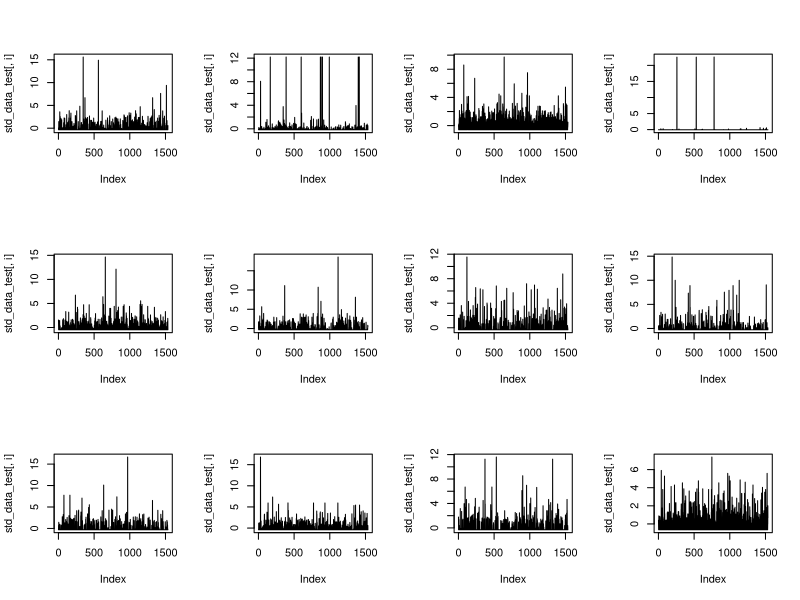
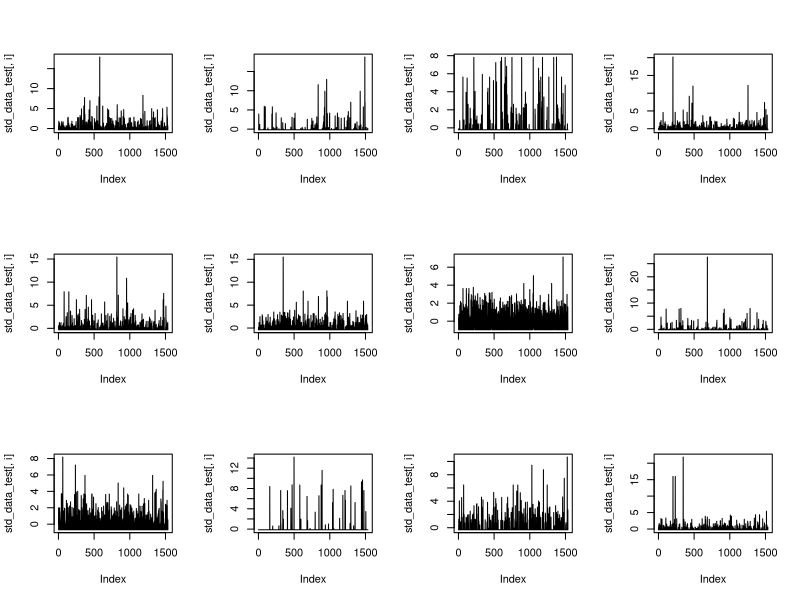
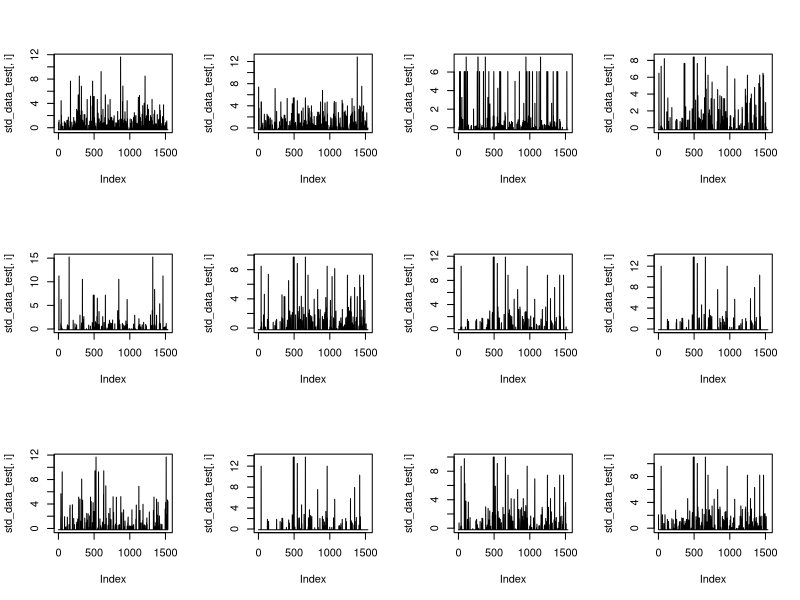
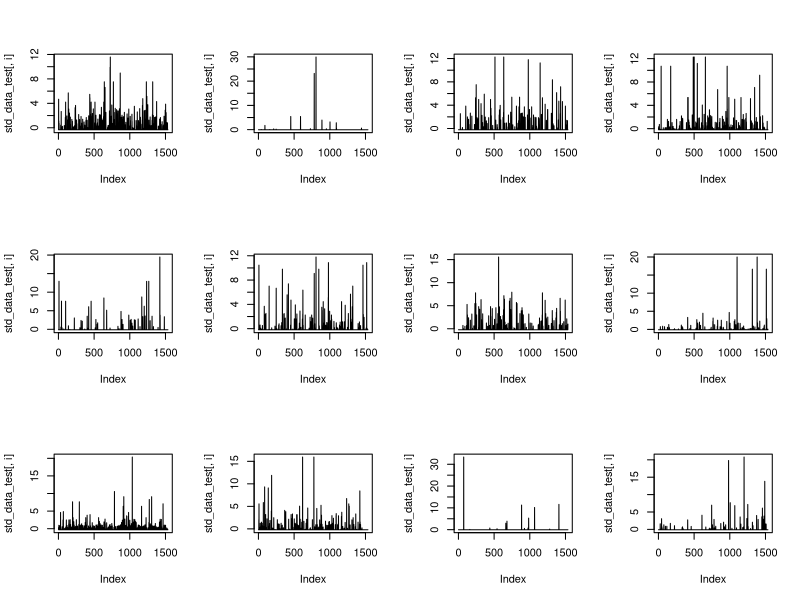
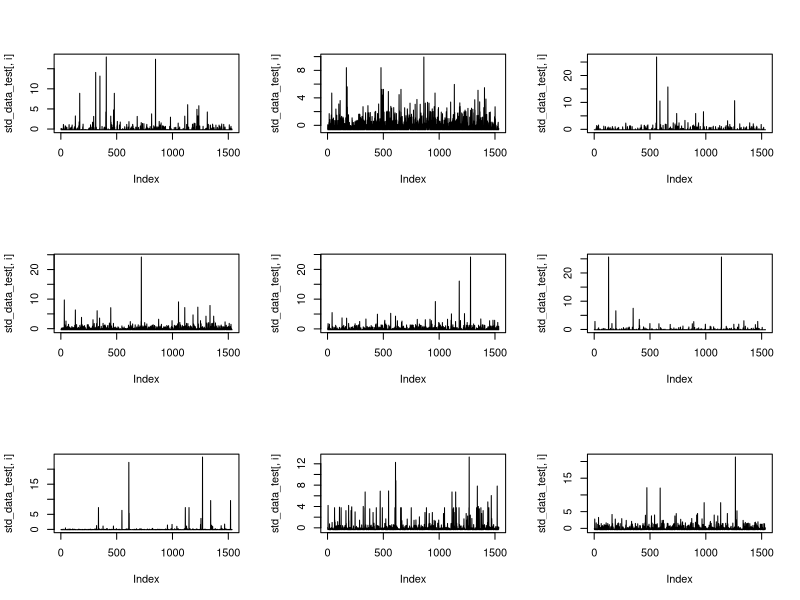
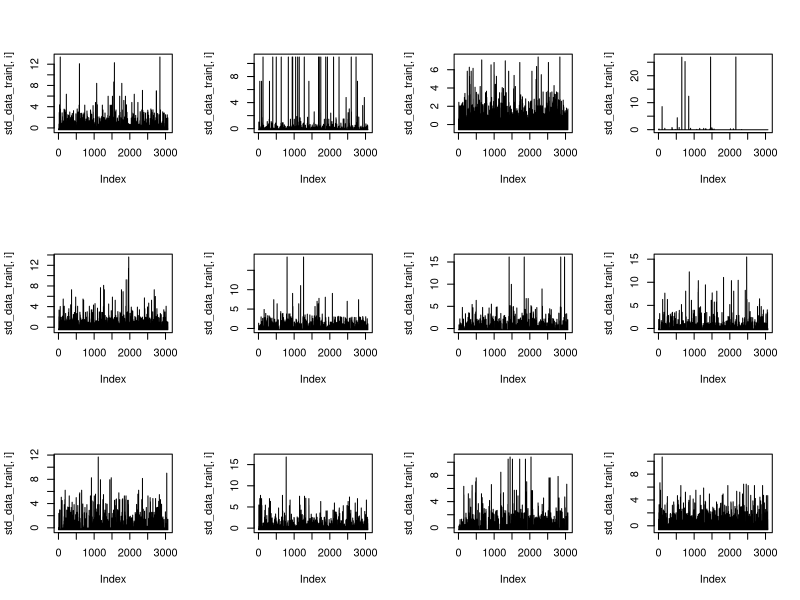
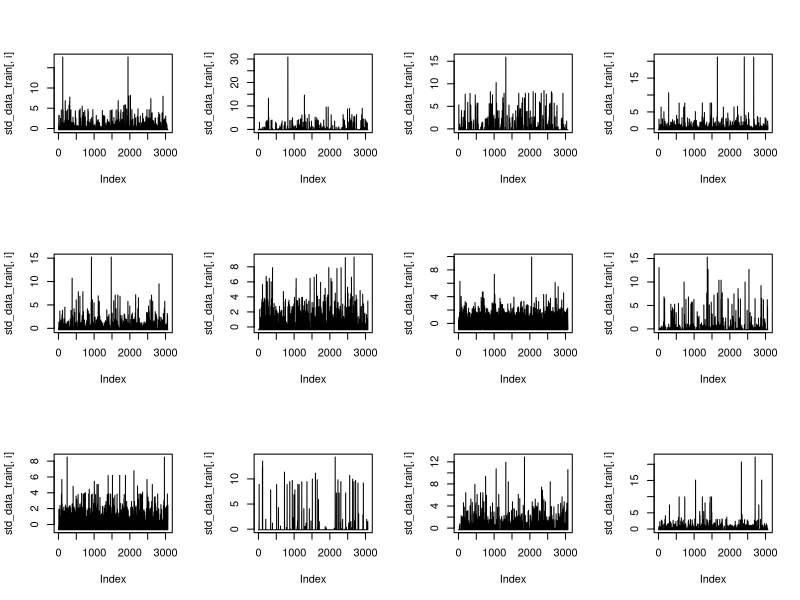
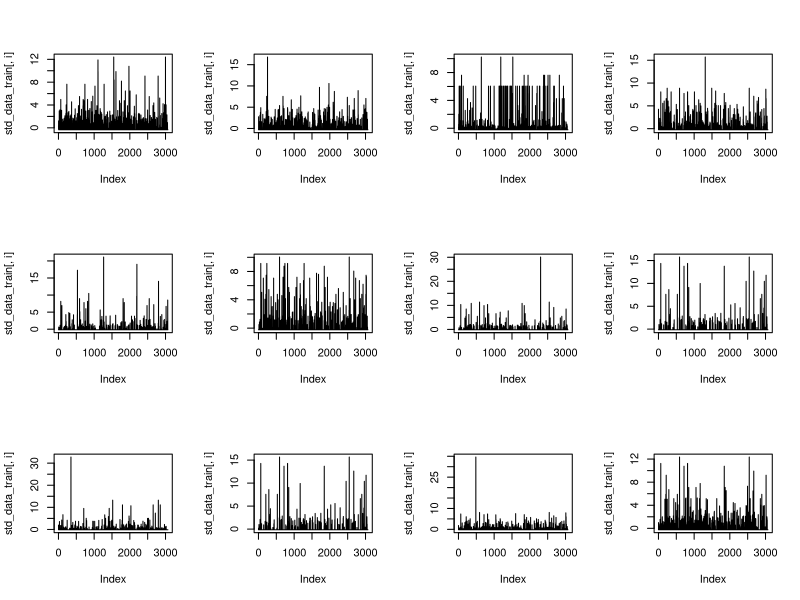

The R script that drew these images, in order:
## ---- chunk 1
knitr::opts_chunk$set(echo = TRUE)
## ---- chunk 2
data_train=read.table("spam-train.txt",header = FALSE,sep=",")
data_test=read.table("spam-test.txt",header = FALSE,sep=",")
## ---- chunk 3
std_data_train = data_train
std_data_train[c(1:57)] = scale(std_data_train[c(1:57)])

std_data_test = data_test
std_data_test[c(1:57)] = scale(std_data_test[c(1:57)])
#testing the data for mean with colMeans() and apply(,2,sd)
## ---- chunk 4
log_data_test = data_test
for(i in 1:1534){
  for(j in 1:57){
    log_data_test[i,j] = log(log_data_test[i,j]+1)
  }
}

log_data_train = data_train
for(i in 1:1534){
  for(j in 1:57){
    log_data_train[i,j] = log(log_data_train[i,j]+1)
  }
}
## ---- chunk 5
data_train_dis=data.matrix(data_train)
data_train_dis[,-58]=0+(data_train_dis[,-58]>0)
data_train_dis <- as.data.frame(data_train_dis)

data_test_dis=data.matrix(data_test)
data_test_dis[,-58]=0+(data_test_dis[,-58]>0)
data_test_dis <- as.data.frame(data_test_dis)
## ---- chunk 6
par(mfrow=c(3,4))
for(i in 1:12){
  plot(std_data_test[,i], type = 'l')
}
## ---- chunk 7
par(mfrow=c(3,4))
for(i in 13:24){
  plot(std_data_test[,i], type = 'l')
}
par(mfrow=c(3,4))
for(i in 25:36){
  plot(std_data_test[,i], type = 'l')
}
par(mfrow=c(3,4))
for(i in 37:48){
  plot(std_data_test[,i], type = 'l')
}
par(mfrow=c(3,3))
for(i in 49:57){
  plot(std_data_test[,i], type = 'l')
}
## ---- chunk 8
par(mfrow=c(3,4))
for(i in 1:12){
  plot(std_data_train[,i], type = 'l')
}
## ---- chunk 9
par(mfrow=c(3,4))
for(i in 13:24){
  plot(std_data_train[,i], type = 'l')
}
par(mfrow=c(3,4))
for(i in 25:36){
  plot(std_data_train[,i], type = 'l')
}
par(mfrow=c(3,4))
for(i in 37:48){
  plot(std_data_train[,i], type = 'l')
}
par(mfrow=c(3,3))
for(i in 49:57){
  plot(std_data_train[,i], type = 'l')
}
## ---- chunk 10
par(mfrow=c(3,4))
for(i in 1:12){
  plot(log_data_test[,i], type = 'l')
}
## ---- chunk 11
par(mfrow=c(3,4))
for(i in 13:24){
  plot(log_data_test[,i], type = 'l')
}
par(mfrow=c(3,4))
for(i in 25:36){
  plot(log_data_test[,i], type = 'l')
}
par(mfrow=c(3,4))
for(i in 37:48){
  plot(log_data_test[,i], type = 'l')
}
par(mfrow=c(3,3))
for(i in 49:57){
  plot(log_data_test[,i], type = 'l')
}
## ---- chunk 12
par(mfrow=c(3,4))
for(i in 1:12){
  plot(log_data_train[,i], type = 'l')
}
## ---- chunk 13
par(mfrow=c(3,4))
for(i in 13:24){
  plot(log_data_train[,i], type = 'l')
}
par(mfrow=c(3,4))
for(i in 25:36){
  plot(log_data_train[,i], type = 'l')
}
par(mfrow=c(3,4))
for(i in 37:48){
  plot(log_data_train[,i], type = 'l')
}
par(mfrow=c(3,3))
for(i in 49:57){
  plot(log_data_train[,i], type = 'l')
}
## ---- chunk 14
par(mfrow=c(3,4))
for(i in 1:12){
  plot(data_test_dis[,i], type = 'l')
}
## ---- chunk 15
par(mfrow=c(3,4))
for(i in 13:24){
  plot(data_test_dis[,i], type = 'l')
}
par(mfrow=c(3,4))
for(i in 25:36){
  plot(data_test_dis[,i], type = 'l')
}
par(mfrow=c(3,4))
for(i in 37:48){
  plot(data_test_dis[,i], type = 'l')
}
par(mfrow=c(3,3))
for(i in 49:57){
  plot(data_test_dis[,i], type = 'l')
}
## ---- chunk 16
par(mfrow=c(3,4))
for(i in 1:12){
  plot(data_train_dis[,i], type = 'l')
}
## ---- chunk 17
par(mfrow=c(3,4))
for(i in 13:24){
  plot(data_train_dis[,i], type = 'l')
}
par(mfrow=c(3,4))
for(i in 25:36){
  plot(data_train_dis[,i], type = 'l')
}
par(mfrow=c(3,4))
for(i in 37:48){
  plot(data_train_dis[,i], type = 'l')
}
par(mfrow=c(3,3))
for(i in 49:57){
  plot(data_train_dis[,i], type = 'l')
}
## ---- chunk 18
# generalized linear model
glm.fits_1 <- glm(V58 ~ ., data = std_data_train, family = binomial)
                        # store the results of linear regression
#summary(glm.fits_1)
## ---- chunk 19
# adjust the p-values using the BH procedure
p_val_1 <- summary(glm.fits_1)$coef[, "Pr(>|z|)"]
p_BH_1 <- p.adjust(p_val_1, method = "BH")
p_BH_1 <- p_BH_1[-1]
## ---- chunk 20
# fit the logistic regression model on the training dataset
glm.probs_train_1 <- predict(glm.fits_1, std_data_train, type = "response")
        # this gives a vector with numbers between 0 and 1
glm.pred_train_1 <- rep(0, dim(std_data_train)[1])
glm.pred_train_1[glm.probs_train_1 >= 0.5] = 1
        # now we have a vector with only "1(spam)" and "0(no-spam)"

# error rate on training data set
mean(glm.pred_train_1 != std_data_train$V58) 
## ---- chunk 21
# fit the logistic regression model on the testing dataset
glm.probs_test_1 <- predict(glm.fits_1, std_data_test, type = "response")
        # this gives a vector with numbers between 0 and 1
glm.pred_test_1 <- rep(0, dim(std_data_test)[1])
glm.pred_test_1[glm.probs_test_1 >= 0.5] = 1
        # now we have a vector with only "1(spam)" and "0(no-spam)"

# error rate on testing data set
mean(glm.pred_test_1 != std_data_test$V58)
## ---- chunk 22
# generalized linear model
glm.fits_2 <- glm(V58 ~ ., data = log_data_train, family = binomial)
                        # store the results of linear regression
#summary(glm.fits_2)

# adjust the p-values using the BH procedure
p_val_2 <- summary(glm.fits_2)$coef[, "Pr(>|z|)"]
p_BH_2 <- p.adjust(p_val_2, method = "BH")
p_BH_2 <- p_BH_2[-1]
## ---- chunk 23
# fit the logistic regression model on the training dataset
glm.probs_train_2 <- predict(glm.fits_2, log_data_train, type = "response")
        # this gives a vector with numbers between 0 and 1
glm.pred_train_2 <- rep(0, dim(log_data_train)[1])
glm.pred_train_2[glm.probs_train_2 >= 0.5] = 1
        # now we have a vector with only "1(spam)" and "0(no-spam)"

# error rate on training data set
mean(glm.pred_train_2 != log_data_train$V58) 
## ---- chunk 24
# fit the logistic regression model on the testing dataset
glm.probs_test_2 <- predict(glm.fits_2, log_data_test, type = "response")
        # this gives a vector with numbers between 0 and 1
glm.pred_test_2 <- rep(0, dim(log_data_test)[1])
glm.pred_test_2[glm.probs_test_2 >= 0.5] = 1
        # now we have a vector with only "1(spam)" and "0(no-spam)"

# error rate on testing data set
mean(glm.pred_test_2 != log_data_test$V58)
## ---- chunk 25
# generalized linear model
glm.fits_3 <- glm(V58 ~ ., data = data_train_dis, family = binomial)
                        # store the results of linear regression
#summary(glm.fits_3)

# adjust the p-values using the BH procedure
p_val_3 <- summary(glm.fits_3)$coef[, "Pr(>|z|)"]
p_BH_3 <- p.adjust(p_val_3, method = "BH")
p_BH_3 <- p_BH_3[-1]
## ---- chunk 26
# fit the logistic regression model on the training dataset
glm.probs_train_3 <- predict(glm.fits_3, data_train_dis, type = "response")
        # this gives a vector with numbers between 0 and 1
glm.pred_train_3 <- rep(0, dim(data_train_dis)[1])
glm.pred_train_3[glm.probs_train_3 >= 0.5] = 1
        # now we have a vector with only "1(spam)" and "0(no-spam)"

# error rate on training data set
mean(glm.pred_train_3 != data_train_dis$V58) 
## ---- chunk 27
# fit the logistic regression model on the testing dataset
glm.probs_test_3 <- predict(glm.fits_3, data_test_dis, type = "response")
        # this gives a vector with numbers between 0 and 1
glm.pred_test_3 <- rep(0, dim(data_test_dis)[1])
glm.pred_test_3[glm.probs_test_3 >= 0.5] = 1
        # now we have a vector with only "1(spam)" and "0(no-spam)"

# error rate on testing data set
mean(glm.pred_test_3 != data_test_dis$V58)
## ---- chunk 28
library(MASS)

# Generate Linear Discriminant Analysis Classifier
lda.fit_1 <- lda(V58 ~ ., data = std_data_train)

#Generate Quadratic Discriminant Analysis Classifier
qda.fit_1 <- qda(V58 ~ ., data = std_data_train)  

# apply the LDA and QDA classifier to the training dataset
lda.prep_train_1 <- predict(lda.fit_1, std_data_train)
lda.class_train_1 <- lda.prep_train_1$class 

qda.prep_train_1 <- predict(qda.fit_1, std_data_train)
qda.class_train_1 <- qda.prep_train_1$class

# training error rate
mean(lda.class_train_1 != std_data_train$V58) # LDA
mean(qda.class_train_1 != std_data_train$V58) # QDA
## ---- chunk 29
# apply the LDA and QDA classifier to the testing dataset
lda.prep_test_1 <- predict(lda.fit_1, std_data_test)
lda.class_test_1 <- lda.prep_test_1$class 

qda.prep_test_1 <- predict(qda.fit_1, std_data_test)
qda.class_test_1 <- qda.prep_test_1$class

# testing error rate
mean(lda.class_test_1 != std_data_test$V58)
mean(qda.class_test_1 != std_data_test$V58)
## ---- chunk 30
# Generate Linear Discriminant Analysis Classifier
lda.fit_2 <- lda(V58 ~ ., data = log_data_train)

#Generate Quadratic Discriminant Analysis Classifier
qda.fit_2 <- qda(V58 ~ ., data = log_data_train)  

# apply the LDA and QDA classifier to the training dataset
lda.prep_train_2 <- predict(lda.fit_2, log_data_train)
lda.class_train_2 <- lda.prep_train_2$class 

qda.prep_train_2 <- predict(qda.fit_2, log_data_train)
qda.class_train_2 <- qda.prep_train_2$class

# training error rate
mean(lda.class_train_2 != log_data_train$V58) # LDA
mean(qda.class_train_2 != log_data_train$V58) # QDA
## ---- chunk 31
# apply the LDA and QDA classifier to the testing dataset
lda.prep_test_2 <- predict(lda.fit_2, log_data_test)
lda.class_test_2 <- lda.prep_test_2$class 

qda.prep_test_2 <- predict(qda.fit_2, log_data_test)
qda.class_test_2 <- qda.prep_test_2$class

# testing error rate
mean(lda.class_test_2 != log_data_test$V58)
mean(qda.class_test_2 != log_data_test$V58)
## ---- chunk 32
library(e1071)

svm_std_train <- std_data_train
svm_std_train[, 58] <- as.factor(svm_std_train[, 58])

svm_std_test <- std_data_test
svm_std_test[, 58] <- as.factor(svm_std_test[, 58])
## ---- chunk 33
# Fit a linear support vector classifier
svmfit.linear_1 <- svm(V58 ~ ., data = svm_std_train, 
                 kernel = "linear", cost = 0.5, scale=FALSE)

# apply the classifier to training dataset
pred.linear_train_1 <- predict(svmfit.linear_1, svm_std_train)

mean(pred.linear_train_1 != svm_std_train$V58) # training error rate

# apply the classifier to testing dataset
pred.linear_test_1 <- predict(svmfit.linear_1, svm_std_test)

mean(pred.linear_test_1 != svm_std_test$V58) # tesitng error rate
## ---- chunk 34
# Fit a support vector classifier with Gaussian kernel
svmfit.gaussian_1 <- svm(V58 ~ ., data = svm_std_train,
                         kernel="radial", gamma = 0.1, cost = 2)

# apply the classifier to training dataset
pred.gaussian_train_1 <- predict(svmfit.gaussian_1, svm_std_train)

mean(pred.gaussian_train_1 != svm_std_train$V58) # training error rate

# apply the classifier to testing dataset
pred.gaussian_test_1 <- predict(svmfit.gaussian_1, svm_std_test)

mean(pred.gaussian_test_1 != svm_std_test$V58) # testing error rate
## ---- chunk 35
# Fit a support vector classifier with Polynomial kernel SVM
svmfit.polynomial_1 <- svm(V58 ~ ., data = svm_std_train,
                         kernel="polynomial", degree = 1)
# apply the classifier to training dataset
pred.polynomial_train_1 <- predict(svmfit.polynomial_1, svm_std_train)

mean(pred.polynomial_train_1 != svm_std_train$V58) # training error rate

# apply the classifier to testing dataset
pred.polynomial_test_1 <- predict(svmfit.polynomial_1, svm_std_test)

mean(pred.polynomial_test_1 != svm_std_test$V58) # testing error rate
## ---- chunk 36
svm_log_train <- log_data_train
svm_log_train[, 58] <- as.factor(svm_log_train[, 58])

svm_log_test <- log_data_test
svm_log_test[, 58] <- as.factor(svm_log_test[, 58])
## ---- chunk 37
# Fit a linear support vector classifier
svmfit.linear_2 <- svm(V58 ~ ., data = svm_log_train, 
                 kernel = "linear", cost = 0.1, scale=FALSE)

# apply the classifier to training dataset
pred.linear_train_2 <- predict(svmfit.linear_2, svm_log_train)

mean(pred.linear_train_2 != svm_log_train$V58) # training error rate

# apply the classifier to testing dataset
pred.linear_test_2 <- predict(svmfit.linear_2, svm_log_test)

mean(pred.linear_test_2 != svm_log_test$V58) # tesitng error rate
## ---- chunk 38
# Fit a support vector classifier with Gaussian kernel
svmfit.gaussian_2 <- svm(V58 ~ ., data = svm_log_train,
                         kernel="radial", gamma = 0.01, cost = 0.1)

# apply the classifier to training dataset
pred.gaussian_train_2 <- predict(svmfit.gaussian_2, svm_log_train)

mean(pred.gaussian_train_2 != svm_log_train$V58) # training error rate

# apply the classifier to testing dataset
pred.gaussian_test_2 <- predict(svmfit.gaussian_2, svm_log_test)

mean(pred.gaussian_test_2 != svm_log_test$V58) # tesitng error rate
## ---- chunk 39
# Fit a support vector classifier with Polynomial kernel SVM
svmfit.polynomial_2 <- svm(V58 ~ ., data = svm_log_train,
                         kernel="polynomial", degree = 1)
# apply the classifier to training dataset
pred.polynomial_train_2 <- predict(svmfit.polynomial_2, svm_log_train)

mean(pred.polynomial_train_2 != svm_log_train$V58) # training error rate

# apply the classifier to testing dataset
pred.polynomial_test_2 <- predict(svmfit.polynomial_2, svm_log_test)

mean(pred.polynomial_test_2 != svm_log_test$V58) # testing error rate
## ---- chunk 40
svm_dis_train <- data_train_dis
svm_dis_train[, 58] <- as.factor(svm_dis_train[, 58])

svm_dis_test <- data_test_dis
svm_dis_test[, 58] <- as.factor(svm_dis_test[, 58])
## ---- chunk 41
# Fit a linear support vector classifier
svmfit.linear_3 <- svm(V58 ~ ., data = svm_dis_train, 
                 kernel = "linear", cost = 0.2, scale=FALSE)

# apply the classifier to training dataset
pred.linear_train_3 <- predict(svmfit.linear_3, svm_dis_train)

mean(pred.linear_train_3 != svm_dis_train$V58) # training error rate

# apply the classifier to testing dataset
pred.linear_test_3 <- predict(svmfit.linear_3, svm_dis_test)

mean(pred.linear_test_3 != svm_dis_test$V58) # tesitng error rate
## ---- chunk 42
# Fit a support vector classifier with Gaussian kernel
svmfit.gaussian_3 <- svm(V58 ~ ., data = svm_dis_train,
                         kernel="radial", gamma = 0.1, cost = 0.2)

# apply the classifier to training dataset
pred.gaussian_train_3 <- predict(svmfit.gaussian_3, svm_dis_train)

mean(pred.gaussian_train_3 != svm_dis_train$V58) # training error rate

# apply the classifier to testing dataset
pred.gaussian_test_3 <- predict(svmfit.gaussian_3, svm_dis_test)

mean(pred.gaussian_test_3 != svm_dis_test$V58) # tesitng error rate
## ---- chunk 43
# Fit a support vector classifier with Polynomial kernel SVM
svmfit.polynomial_3 <- svm(V58 ~ ., data = svm_dis_train,
                         kernel="polynomial", degree = 1)
# apply the classifier to training dataset
pred.polynomial_train_3 <- predict(svmfit.polynomial_3, svm_dis_train)

mean(pred.polynomial_train_3 != svm_dis_train$V58) # training error rate

# apply the classifier to testing dataset
pred.polynomial_test_3 <- predict(svmfit.polynomial_3, svm_dis_test)

mean(pred.polynomial_test_3 != svm_dis_test$V58) # testing error rate
## ---- chunk 44
library(knitr)
df = data.frame(version= c("version1train", "version1test","version2train","version2test","version3train","version3test"),
                Logistic=c(0.07173133, 0.07105606, 0.06586241, 0.07366362, 0.05705902, 0.08083442),
                LDA = c(0.1017281, 0.1029987, 0.1066188, 0.1212516, "NaN", "NaN"),
                QDA = c(0.1786762, 0.1747066, 0.1744376, 0.1825293, "NaN", "NaN"),
                svmLinear = c(0.06553635, 0.06910039, 0.06814477, 0.06910039, 0.05934138, 0.07040417),
                svmGaussian = c(0.01532442, 0.06258149, 0.08183893, 0.08474576, 0.05901532, 0.0684485),
                svmPolynomial = c(0.07727421, 0.07953064, 0.07368764, 0.07757497, 0.06912292, 0.07692308))

kable(df)
## ---- chunk 45
# Fit a support vector classifier with Gaussian kernel
svmfit.gaussian_1 <- svm(V58 ~ ., data = svm_std_train,
                         kernel="radial", gamma = 0.01, cost = 20)

# apply the classifier to training dataset
pred.gaussian_train_1 <- predict(svmfit.gaussian_1, svm_std_train)

mean(pred.gaussian_train_1 != svm_std_train$V58) # training error rate

# apply the classifier to testing dataset
pred.gaussian_test_1 <- predict(svmfit.gaussian_1, svm_std_test)

mean(pred.gaussian_test_1 != svm_std_test$V58) # testing error rate
## ---- chunk 46
# Fit a support vector classifier with Gaussian kernel
svmfit.gaussian_2 <- svm(V58 ~ ., data = svm_log_train,
                         kernel="radial", gamma = 0.01, cost = 5)

# apply the classifier to training dataset
pred.gaussian_train_2 <- predict(svmfit.gaussian_2, svm_log_train)

mean(pred.gaussian_train_2 != svm_log_train$V58) # training error rate

# apply the classifier to testing dataset
pred.gaussian_test_2 <- predict(svmfit.gaussian_2, svm_log_test)

mean(pred.gaussian_test_2 != svm_log_test$V58) # tesitng error rate
## ---- chunk 47
# Fit a support vector classifier with Gaussian kernel
svmfit.gaussian_3 <- svm(V58 ~ ., data = svm_dis_train,
                         kernel="radial", gamma = 0.1, cost = 12)

# apply the classifier to training dataset
pred.gaussian_train_3 <- predict(svmfit.gaussian_3, svm_dis_train)

mean(pred.gaussian_train_3 != svm_dis_train$V58) # training error rate

# apply the classifier to testing dataset
pred.gaussian_test_3 <- predict(svmfit.gaussian_3, svm_dis_test)

mean(pred.gaussian_test_3 != svm_dis_test$V58) # tesitng error rate
## ---- chunk 48
library(knitr)
df = data.frame(version= c("version1train", "version1test","version2train","version2test","version3train","version3test"),
                Logistic=c(0.07173133, 0.07105606, 0.06586241, 0.07366362, 0.05705902, 0.08083442),
                LDA = c(0.1017281, 0.1029987, 0.1066188, 0.1212516, "NaN", "NaN"),
                QDA = c(0.1786762, 0.1747066, 0.1744376, 0.1825293, "NaN", "NaN"),
                svmLinear = c(0.06553635, 0.06910039, 0.06814477, 0.06910039, 0.05934138, 0.07040417),
                svmGaussian = c(0.01532442, 0.06258149, 0.08183893, 0.08474576, 0.05901532, 0.0684485),
                svmPolynomial = c(0.07727421, 0.07953064, 0.07368764, 0.07757497, 0.06912292, 0.07692308),
                svmGaussian2 = c( 0.02869253, 0.05345502, 0.04597326, 0.05801825, 0.01793283, 0.04563233))

kable(df)
